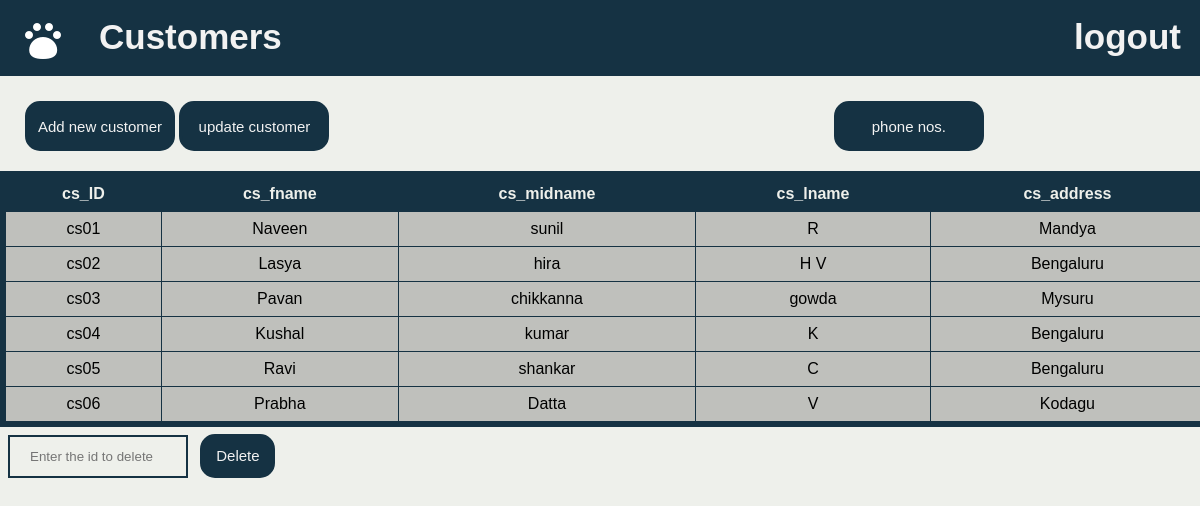
Page /code/customer.php (signed in) on the committed database.
### tables this page shows
CREATE TABLE `customer` (
  `cs_id` varchar(9) NOT NULL,
  `cs_fname` varchar(10) NOT NULL,
  `cs_minit` varchar(10) NOT NULL,
  `cs_lname` varchar(10) NOT NULL,
  `cs_address` varchar(30) NOT NULL
);

### code/customer.php (the view, shortened to what this page needs)
<html>
    <head>
</head>
<body>
<div class="topnav">
            <a class="active" href="home.php"><img src="ic_add_pet.png"></a>
            <a href="customer.php">Customers</a>
            <div class="topnav-right">
              <a href="logout.php">logout</a>
            </div>
          </div>
          <div class="custombutton">
<form>
<button   style=" height: 50px;width: 150px;cursor:pointer;border-radius:15px;
border: 3px solid  #153243;background-color: #153243;color:#f2f2f2;font-size:15px;" formaction="customeradd.php">Add new customer</button>
<button   style=" height: 50px;width: 150px;cursor:pointer;border-radius:15px;
border: 3px solid  #153243;background-color: #153243;color:#f2f2f2;font-size:15px;" formaction="customerupdate.php">update customer</button>
<button  style="margin-left:500px; height: 50px;width: 150px;cursor:pointer;border-radius:15px;
border: 3px solid  #153243;background-color: #153243;color:#f2f2f2;font-size:15px;" formaction="phone.php">phone nos.</button>
</form>
</div>
    <?php
$con = mysqli_connect("localhost","root","","Petshop_management");
$var=mysqli_query($con,"select * from customer ");
echo "<table border size=10>";
echo "<tr>
<th style='color:#eef0eb'>cs_ID</th>
<th style='color:#eef0eb'>cs_fname</th>
<th style='color:#eef0eb'>cs_midname</th>
<th style='color:#eef0eb'>cs_lname</th>
<th style='color:#eef0eb'>cs_address</th>
</tr>";
if(mysqli_num_rows($var)>0){
    while($arr=mysqli_fetch_row($var))
    { echo "<tr>
    <td>$arr[0]</td>
    <td>$arr[1]</td>
    <td>$arr[2]</td>
    <td>$arr[3]</td>
    <td>$arr[4]</td>
    </tr>";}
    echo "</table>";
}
?>
<form action="deletecustomer.php" method="post">
<input  id="dbutton" type="text" name="t1" placeholder="Enter the id to delete" required>
    <input  style="width:75px;height:44px;cursor:pointer;border-radius:15px;
border: 3px solid  #153243;background-color: #153243;color:#f2f2f2;font-size:15px;"type="submit" value="Delete">
</form>
</body>
</html>

### code/customer.php (style rules this page uses)
body { margin: 0; font-family: Arial, Helvetica, sans-serif; background: #eef0eb; }
.topnav { overflow: hidden; background-color:#153243; height: 70px; border: 3px solid #153243; }
.topnav a { float: left; color: #f2f2f2; text-align: center; padding: 14px 16px; text-decoration: none; font-size: 35px; font-weight: bold; }
.topnav-right { float: right; }
table { font-family: arial, sans-serif; border-collapse: collapse; outline:#153243 solid 5px; width: 100%; margin:5px ; background: rgba(0,0,0,0.2); }
td, th { border: 1px solid #153243; text-align: center; padding: 8px; }
th { background-color:#153243; }
.custombutton { margin:25px; }
input[type=text] { width: 15%; padding: 12px 20px; margin:8px ; border: 2px solid #153243; background:transparent; color:#000000; }

### rows in the picture
customer: cs_id "cs01", cs_fname "Naveen", cs_minit "sunil", cs_lname "R", cs_address "Mandya"
customer: cs_id "cs02", cs_fname "Lasya", cs_minit "hira", cs_lname "H V", cs_address "Bengaluru"
customer: cs_id "cs03", cs_fname "Pavan", cs_minit "chikkanna", cs_lname "gowda", cs_address "Mysuru"
customer: cs_id "cs04", cs_fname "Kushal", cs_minit "kumar", cs_lname "K", cs_address "Bengaluru"
customer: cs_id "cs05", cs_fname "Ravi", cs_minit "shankar", cs_lname "C", cs_address "Bengaluru"
customer: cs_id "cs06", cs_fname "Prabha", cs_minit "Datta", cs_lname "V", cs_address "Kodagu"
